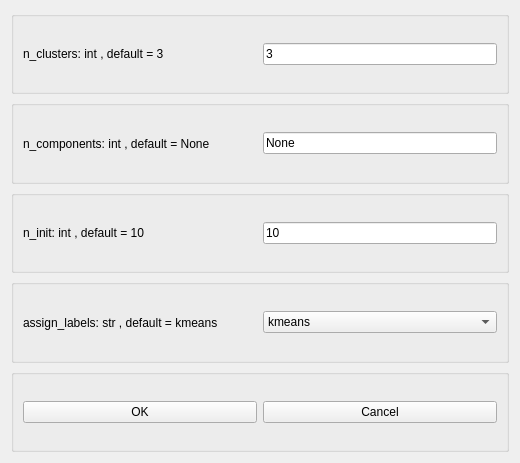
<?xml version="1.0" encoding="UTF-8"?>
<ui version="4.0">
 <class>Form</class>
 <widget class="QWidget" name="Form">
  <property name="geometry">
   <rect>
    <x>0</x>
    <y>0</y>
    <width>520</width>
    <height>463</height>
   </rect>
  </property>
  <property name="windowTitle">
   <string>Spectral Clustering Parameters</string>
  </property>
  <layout class="QVBoxLayout" name="verticalLayout">
   <item>
    <widget class="QGroupBox" name="groupBox">
     <property name="title">
      <string/>
     </property>
     <layout class="QHBoxLayout" name="horizontalLayout">
      <item>
       <widget class="QLabel" name="n_clusters_text">
        <property name="text">
         <string>n_clusters: int , default = 3</string>
        </property>
       </widget>
      </item>
      <item>
       <widget class="QLineEdit" name="n_clusters">
        <property name="sizePolicy">
         <sizepolicy hsizetype="Minimum" vsizetype="Fixed">
          <horstretch>0</horstretch>
          <verstretch>0</verstretch>
         </sizepolicy>
        </property>
        <property name="text">
         <string>3</string>
        </property>
        <property name="clearButtonEnabled">
         <bool>false</bool>
        </property>
       </widget>
      </item>
     </layout>
    </widget>
   </item>
   <item>
    <widget class="QGroupBox" name="groupBox_3">
     <property name="title">
      <string/>
     </property>
     <layout class="QHBoxLayout" name="horizontalLayout_3">
      <item>
       <widget class="QLabel" name="n_components_text">
        <property name="text">
         <string>n_components: int , default = None</string>
        </property>
       </widget>
      </item>
      <item>
       <widget class="QLineEdit" name="n_components">
        <property name="sizePolicy">
         <sizepolicy hsizetype="Minimum" vsizetype="Fixed">
          <horstretch>0</horstretch>
          <verstretch>0</verstretch>
         </sizepolicy>
        </property>
        <property name="text">
         <string>None</string>
        </property>
       </widget>
      </item>
     </layout>
    </widget>
   </item>
   <item>
    <widget class="QGroupBox" name="groupBox_6">
     <property name="title">
      <string/>
     </property>
     <layout class="QHBoxLayout" name="horizontalLayout_6">
      <item>
       <widget class="QLabel" name="n_init_text">
        <property name="text">
         <string>n_init: int , default = 10</string>
        </property>
       </widget>
      </item>
      <item>
       <widget class="QLineEdit" name="n_init">
        <property name="sizePolicy">
         <sizepolicy hsizetype="Minimum" vsizetype="Fixed">
          <horstretch>0</horstretch>
          <verstretch>0</verstretch>
         </sizepolicy>
        </property>
        <property name="text">
         <string>10</string>
        </property>
       </widget>
      </item>
     </layout>
    </widget>
   </item>
   <item>
    <widget class="QGroupBox" name="groupBox_4">
     <property name="title">
      <string/>
     </property>
     <layout class="QHBoxLayout" name="horizontalLayout_4">
      <item>
       <widget class="QLabel" name="assign_labels_text">
        <property name="text">
         <string>assign_labels: str , default = kmeans</string>
        </property>
       </widget>
      </item>
      <item>
       <widget class="QComboBox" name="assign_labels">
        <property name="sizePolicy">
         <sizepolicy hsizetype="Minimum" vsizetype="Fixed">
          <horstretch>0</horstretch>
          <verstretch>0</verstretch>
         </sizepolicy>
        </property>
        <item>
         <property name="text">
          <string>kmeans</string>
         </property>
        </item>
        <item>
         <property name="text">
          <string>discretize</string>
         </property>
        </item>
        <item>
         <property name="text">
          <string>cluster_qr</string>
         </property>
        </item>
       </widget>
      </item>
     </layout>
    </widget>
   </item>
   <item>
    <widget class="QGroupBox" name="groupBox_5">
     <property name="title">
      <string/>
     </property>
     <layout class="QHBoxLayout" name="horizontalLayout_5">
      <item>
       <widget class="QPushButton" name="OKButton">
        <property name="text">
         <string>OK</string>
        </property>
       </widget>
      </item>
      <item>
       <widget class="QPushButton" name="CancelButton">
        <property name="text">
         <string>Cancel</string>
        </property>
       </widget>
      </item>
     </layout>
    </widget>
   </item>
  </layout>
 </widget>
 <resources/>
 <connections>
  <connection>
   <sender>CancelButton</sender>
   <signal>clicked(bool)</signal>
   <receiver>Form</receiver>
   <slot>close()</slot>
   <hints>
    <hint type="sourcelabel">
     <x>381</x>
     <y>411</y>
    </hint>
    <hint type="destinationlabel">
     <x>259</x>
     <y>231</y>
    </hint>
   </hints>
  </connection>
 </connections>
</ui>
